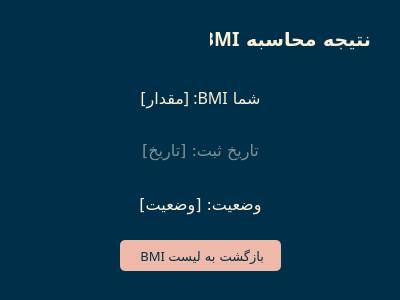
<?xml version="1.0" encoding="UTF-8"?>
<ui version="4.0">
 <class>Dialog</class>
 <widget class="QDialog" name="Dialog">
  <property name="geometry">
   <rect>
    <x>0</x>
    <y>0</y>
    <width>400</width>
    <height>300</height>
   </rect>
  </property>
  <property name="font">
   <font>
    <family>Morabba</family>
    <pointsize>10</pointsize>
   </font>
  </property>
  <property name="windowTitle">
   <string>Dialog</string>
  </property>
  <property name="layoutDirection">
   <enum>Qt::RightToLeft</enum>
  </property>
  <property name="styleSheet">
   <string notr="true">background-color: #003049; color: #FDF0D5</string>
  </property>
  <property name="locale">
   <locale language="Persian" country="Iran"/>
  </property>
  <widget class="QLabel" name="title_label">
   <property name="geometry">
    <rect>
     <x>210</x>
     <y>20</y>
     <width>161</width>
     <height>36</height>
    </rect>
   </property>
   <property name="font">
    <font>
     <family>Morabba</family>
     <pointsize>14</pointsize>
     <weight>75</weight>
     <bold>true</bold>
    </font>
   </property>
   <property name="styleSheet">
    <string notr="true">color: #FDF0D5</string>
   </property>
   <property name="text">
    <string>نتیجه محاسبه BMI</string>
   </property>
   <property name="alignment">
    <set>Qt::AlignLeading|Qt::AlignLeft|Qt::AlignVCenter</set>
   </property>
  </widget>
  <widget class="QPushButton" name="back_btn">
   <property name="geometry">
    <rect>
     <x>120</x>
     <y>240</y>
     <width>161</width>
     <height>31</height>
    </rect>
   </property>
   <property name="font">
    <font>
     <family>Morabba</family>
     <pointsize>10</pointsize>
    </font>
   </property>
   <property name="styleSheet">
    <string notr="true">QPushButton {background-color: #EEB9A8; color: #003049; border: none; padding: 5px; border-radius: 5px;} QPushButton:hover { background-color: #DF817A; }</string>
   </property>
   <property name="text">
    <string> BMI بازگشت به لیست</string>
   </property>
  </widget>
  <widget class="QWidget" name="layoutWidget">
   <property name="geometry">
    <rect>
     <x>60</x>
     <y>80</y>
     <width>281</width>
     <height>141</height>
    </rect>
   </property>
   <layout class="QVBoxLayout" name="verticalLayout">
    <property name="spacing">
     <number>20</number>
    </property>
    <item>
     <widget class="QLabel" name="result_label">
      <property name="font">
       <font>
        <family>Morabba</family>
        <pointsize>12</pointsize>
       </font>
      </property>
      <property name="styleSheet">
       <string notr="true">color: #FDF0D5</string>
      </property>
      <property name="text">
       <string> شما BMI: [مقدار] </string>
      </property>
      <property name="alignment">
       <set>Qt::AlignCenter</set>
      </property>
     </widget>
    </item>
    <item>
     <widget class="QLabel" name="date_label">
      <property name="font">
       <font>
        <family>Morabba</family>
        <pointsize>12</pointsize>
       </font>
      </property>
      <property name="styleSheet">
       <string notr="true">color: #7F908F</string>
      </property>
      <property name="text">
       <string>تاریخ ثبت: [تاریخ]</string>
      </property>
      <property name="alignment">
       <set>Qt::AlignCenter</set>
      </property>
     </widget>
    </item>
    <item>
     <widget class="QLabel" name="status_label">
      <property name="font">
       <font>
        <family>Morabba</family>
        <pointsize>12</pointsize>
       </font>
      </property>
      <property name="styleSheet">
       <string notr="true">color: #FDF0D5</string>
      </property>
      <property name="text">
       <string>وضعیت: [وضعیت]</string>
      </property>
      <property name="alignment">
       <set>Qt::AlignCenter</set>
      </property>
     </widget>
    </item>
   </layout>
  </widget>
 </widget>
 <resources/>
 <connections/>
</ui>
